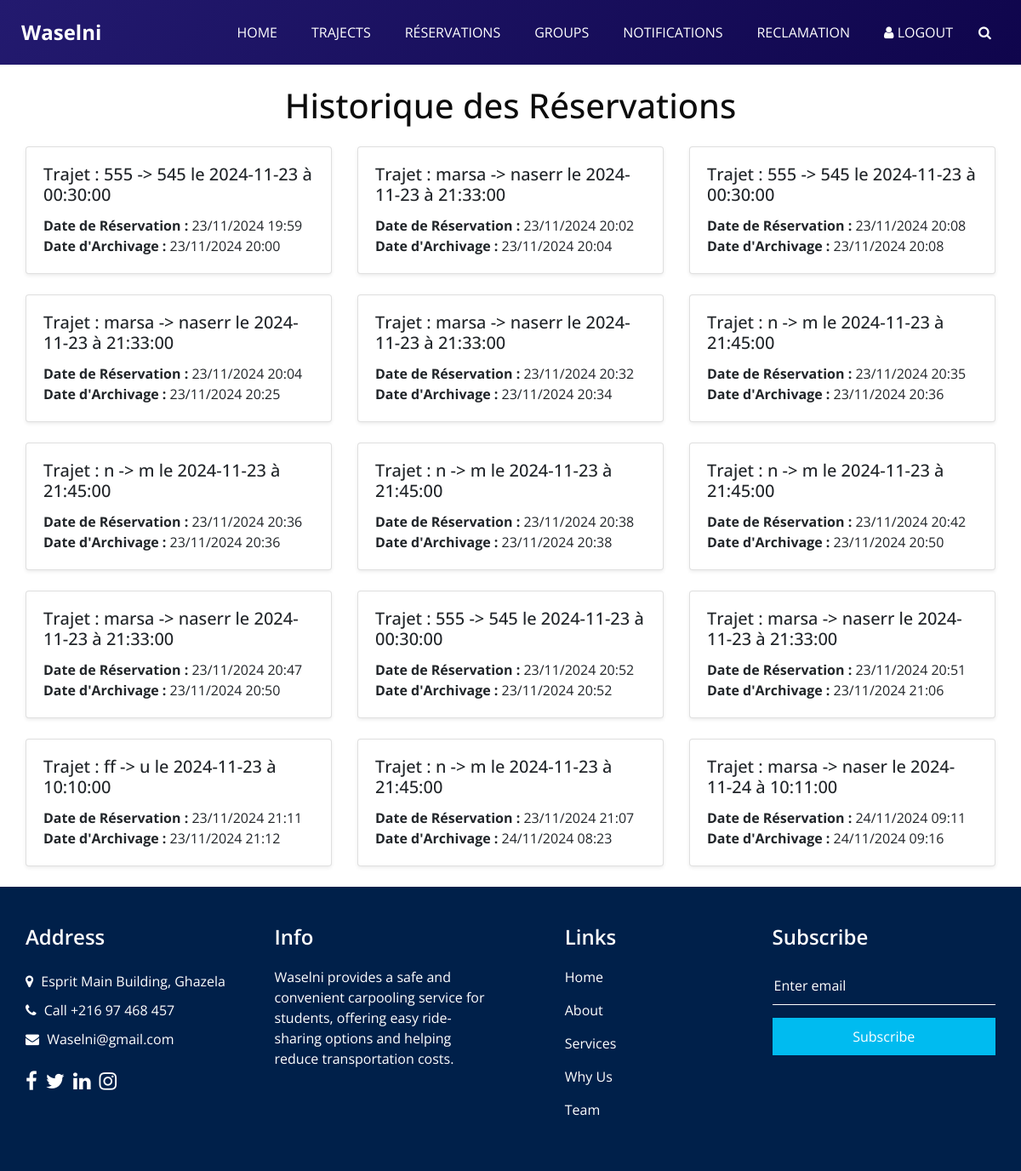
The app's page /reservation/user/reservations/historique (signed in) with its own data.
### Reservations/models.py (models this page shows, shortened)
class Reservation_Historique(models.Model):
    user = models.ForeignKey(Users, on_delete=models.CASCADE)
    trajet = models.ForeignKey(Trajet, on_delete=models.CASCADE)
    date_reservation = models.DateTimeField(default=timezone.now)  # Default to current time
    nombre_places = models.IntegerField()
    baggage = models.BooleanField(default=False)
    is_active = models.BooleanField(default=False)  # Histories are not active
    date_annulation = models.DateTimeField(null=True, blank=True)

### Trip/models.py (models this page shows)
class Trajet(models.Model):
    id = models.AutoField(primary_key=True)
    point_depart = models.CharField(max_length=100)              # Ville de départ
    point_arrivee = models.CharField(max_length=100)             # Ville d'arrivée
    date_depart = models.DateField()                              # Date de départ
    heure_depart = models.TimeField()                             # Heure de départ
    prix_par_place = models.DecimalField(max_digits=10, decimal_places=2)  # Prix par place
    places_disponibles = models.IntegerField(validators=[MaxValueValidator(limit_value=4, message="le nombre de place doit etre inférieur ou égale à 4")])
    statut = models.CharField(max_length=20, choices=[
        ('actif', 'Actif'),
        ('complet', 'Complet'),
        ('annulé', 'Annulé')
    ])
    conducteur_nom_complet = models.CharField(max_length=200)
    conducteur_contact = models.CharField(
        max_length=8,
        validators=[
            RegexValidator(
                regex=r'^\d{8}$',
                message="Le contact du conducteur est composé de 8 chiffres."
            )
        ]
    )
    matricule = models.CharField(max_length=20)
    user = models.ForeignKey(Users, on_delete=models.CASCADE, null=True, blank=True)
    def __str__(self):
        return f"{self.point_depart} -> {self.point_arrivee} le {self.date_depart} à {self.heure_depart}"

### Reservations/views.py (the view)
# urls.py: path('user/reservations/historique', afficher_historique, name='historique_reservations'),
@login_required
def afficher_historique(request):
    historique_reservations = Reservation_Historique.objects.filter(user=request.user)
    context = {
        'historique_reservations': historique_reservations,
    }
    return render(request, 'Reservations/historique_reservations.html', context)

### covoiturage/templates/Reservations/historique_reservations.html
{% extends 'Home/base.html' %}
{% block content %}
<div class="container mt-4">
    <h1 class="text-center mb-4">Historique des Réservations</h1>
    {% if historique_reservations %}
        <div class="row">
            {% for reservation in historique_reservations %}
                <div class="col-md-4">
                    <div class="card mb-4 shadow-sm">
                        <div class="card-body">
                            <h5 class="card-title">Trajet : {{ reservation.trajet }}</h5>
                            <p class="card-text">
                                <strong>Date de Réservation :</strong> {{ reservation.date_reservation|date:"d/m/Y H:i" }} <br>
                                <strong>Date d'Archivage :</strong> {{ reservation.date_annulation|date:"d/m/Y H:i" }}
                            </p>
                        </div>
                    </div>
                </div>
            {% endfor %}
        </div>
    {% else %}
        <div class="alert alert-info text-center">
            <p>Aucun historique de réservation trouvé.</p>
        </div>
    {% endif %}
</div>
{% endblock %}

### covoiturage/static/css/style.css (style rules this page uses)
body { font-family: "Open Sans", sans-serif; color: #0c0c0c; background-color: #ffffff; overflow-x: hidden; }

### covoiturage/static/css/responsive.css (style rules this page uses)
@media (min-width: 1200px) { .container { max-width: 1170px; } }

### records on screen
Reservation_Historique: trajet "555 -> 545 le 2024-11-23 à 00:30:00", date_reservation "23/11/2024 19:59", date_annulation "23/11/2024 20:00"
Reservation_Historique: trajet "marsa -> naserr le 2024-11-23 à 21:33:00", date_reservation "23/11/2024 20:02", date_annulation "23/11/2024 20:04"
Reservation_Historique: trajet "555 -> 545 le 2024-11-23 à 00:30:00", date_reservation "23/11/2024 20:08", date_annulation "23/11/2024 20:08"
Reservation_Historique: trajet "marsa -> naserr le 2024-11-23 à 21:33:00", date_reservation "23/11/2024 20:04", date_annulation "23/11/2024 20:25"
Reservation_Historique: trajet "marsa -> naserr le 2024-11-23 à 21:33:00", date_reservation "23/11/2024 20:32", date_annulation "23/11/2024 20:34"
Reservation_Historique: trajet "n -> m le 2024-11-23 à 21:45:00", date_reservation "23/11/2024 20:35", date_annulation "23/11/2024 20:36"
Reservation_Historique: trajet "n -> m le 2024-11-23 à 21:45:00", date_reservation "23/11/2024 20:36", date_annulation "23/11/2024 20:36"
Reservation_Historique: trajet "n -> m le 2024-11-23 à 21:45:00", date_reservation "23/11/2024 20:38", date_annulation "23/11/2024 20:38"
Reservation_Historique: trajet "n -> m le 2024-11-23 à 21:45:00", date_reservation "23/11/2024 20:42", date_annulation "23/11/2024 20:50"
Reservation_Historique: trajet "marsa -> naserr le 2024-11-23 à 21:33:00", date_reservation "23/11/2024 20:47", date_annulation "23/11/2024 20:50"
Reservation_Historique: trajet "555 -> 545 le 2024-11-23 à 00:30:00", date_reservation "23/11/2024 20:52", date_annulation "23/11/2024 20:52"
Reservation_Historique: trajet "marsa -> naserr le 2024-11-23 à 21:33:00", date_reservation "23/11/2024 20:51", date_annulation "23/11/2024 21:06"
Reservation_Historique: trajet "ff -> u le 2024-11-23 à 10:10:00", date_reservation "23/11/2024 21:11", date_annulation "23/11/2024 21:12"
Reservation_Historique: trajet "n -> m le 2024-11-23 à 21:45:00", date_reservation "23/11/2024 21:07", date_annulation "24/11/2024 08:23"
Reservation_Historique: trajet "marsa -> naser le 2024-11-24 à 10:11:00", date_reservation "24/11/2024 09:11", date_annulation "24/11/2024 09:16"
